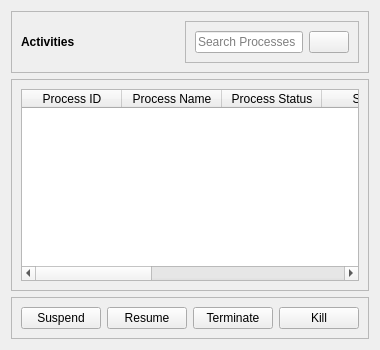
            <widget class="QWidget" name="activities">
             <layout class="QVBoxLayout" name="verticalLayout_6">
              <item>
               <widget class="QFrame" name="frame_4">
                <property name="frameShape">
                 <enum>QFrame::Shape::StyledPanel</enum>
                </property>
                <property name="frameShadow">
                 <enum>QFrame::Shadow::Raised</enum>
                </property>
                <layout class="QHBoxLayout" name="horizontalLayout_11">
                 <item>
                  <widget class="QLabel" name="label_53">
                   <property name="font">
                    <font>
                     <bold>true</bold>
                    </font>
                   </property>
                   <property name="text">
                    <string>Activities</string>
                   </property>
                  </widget>
                 </item>
                 <item alignment="Qt::AlignmentFlag::AlignRight">
                  <widget class="QFrame" name="frame_7">
                   <property name="frameShape">
                    <enum>QFrame::Shape::StyledPanel</enum>
                   </property>
                   <property name="frameShadow">
                    <enum>QFrame::Shadow::Raised</enum>
                   </property>
                   <layout class="QHBoxLayout" name="horizontalLayout_12">
                    <item>
                     <widget class="QLineEdit" name="search_activity_lineEdit">
                      <property name="placeholderText">
                       <string>Search Processes</string>
                      </property>
                     </widget>
                    </item>
                    <item>
                     <widget class="QPushButton" name="search_activity_btn">
                      <property name="text">
                       <string/>
                      </property>
                      <property name="icon">
                       <iconset>
                        <normaloff>:/icons/Icons/9385963701556258272-64.png</normaloff>:/icons/Icons/9385963701556258272-64.png</iconset>
                      </property>
                     </widget>
                    </item>
                   </layout>
                  </widget>
                 </item>
                </layout>
               </widget>
              </item>
              <item>
               <widget class="QFrame" name="frame_5">
                <property name="frameShape">
                 <enum>QFrame::Shape::StyledPanel</enum>
                </property>
                <property name="frameShadow">
                 <enum>QFrame::Shadow::Raised</enum>
                </property>
                <layout class="QVBoxLayout" name="verticalLayout_7">
                 <item>
                  <widget class="QTableWidget" name="tableWidget">
                   <column>
                    <property name="text">
                     <string>Process ID</string>
                    </property>
                   </column>
                   <column>
                    <property name="text">
                     <string>Process Name</string>
                    </property>
                   </column>
                   <column>
                    <property name="text">
                     <string>Process Status</string>
                    </property>
                   </column>
                   <column>
                    <property name="text">
                     <string>Started</string>
                    </property>
                   </column>
                   <column>
                    <property name="text">
                     <string>Suspend</string>
                    </property>
                   </column>
                   <column>
                    <property name="text">
                     <string>Resume</string>
                    </property>
                   </column>
                   <column>
                    <property name="text">
                     <string>Terminate</string>
                    </property>
                   </column>
                   <column>
                    <property name="text">
                     <string>Kill</string>
                    </property>
                   </column>
                  </widget>
                 </item>
                </layout>
               </widget>
              </item>
              <item alignment="Qt::AlignmentFlag::AlignBottom">
               <widget class="QFrame" name="frame_6">
                <property name="frameShape">
                 <enum>QFrame::Shape::StyledPanel</enum>
                </property>
                <property name="frameShadow">
                 <enum>QFrame::Shadow::Raised</enum>
                </property>
                <layout class="QHBoxLayout" name="horizontalLayout_13">
                 <item>
                  <widget class="QPushButton" name="pushButton_12">
                   <property name="text">
                    <string>Suspend</string>
                   </property>
                  </widget>
                 </item>
                 <item>
                  <widget class="QPushButton" name="pushButton_13">
                   <property name="text">
                    <string>Resume</string>
                   </property>
                  </widget>
                 </item>
                 <item>
                  <widget class="QPushButton" name="pushButton_14">
                   <property name="text">
                    <string>Terminate</string>
                   </property>
                  </widget>
                 </item>
                 <item>
                  <widget class="QPushButton" name="pushButton_15">
                   <property name="text">
                    <string>Kill</string>
                   </property>
                  </widget>
                 </item>
                </layout>
               </widget>
              </item>
             </layout>
            </widget>
